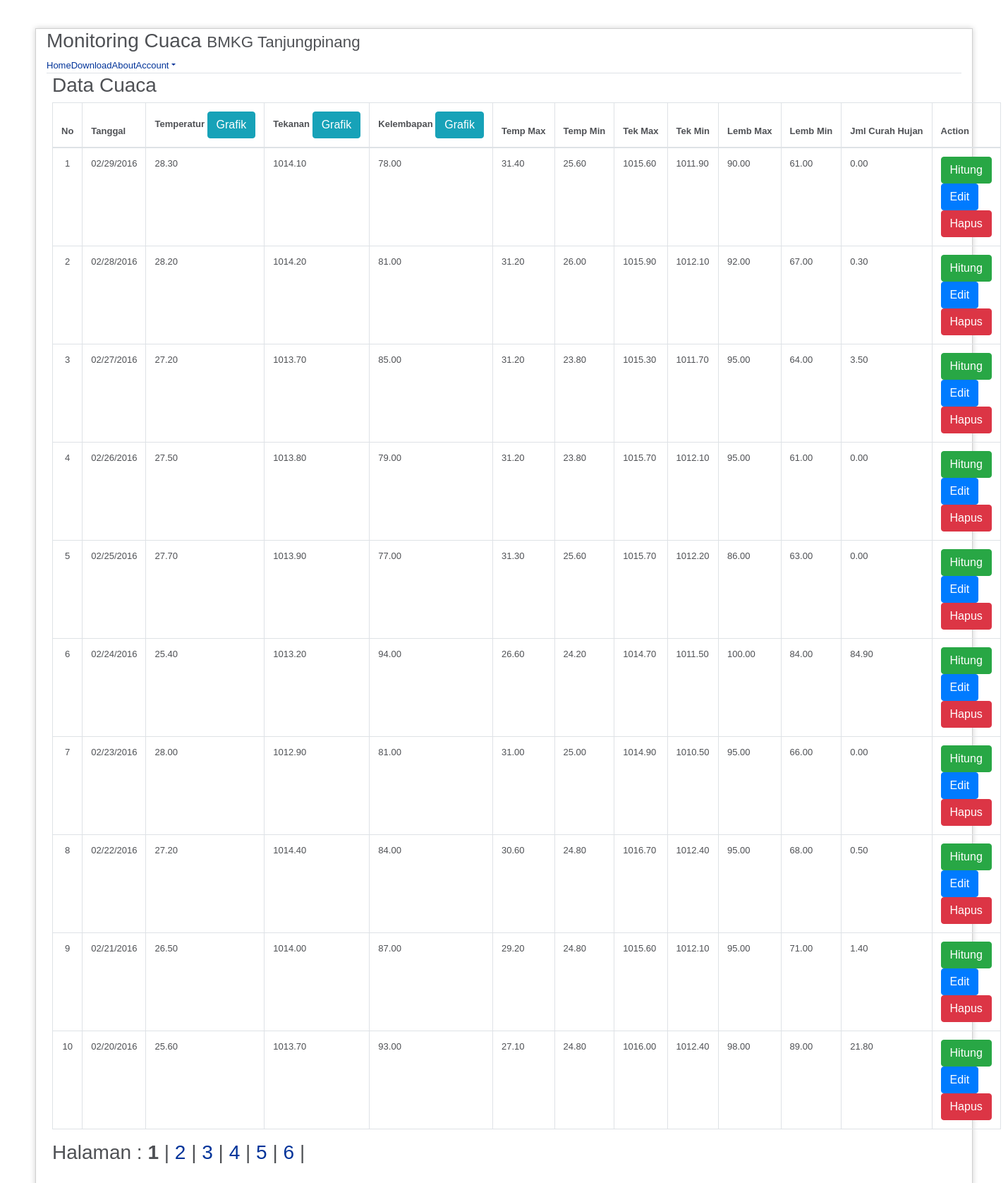
The page /datacuaca.php on the database its author committed.
### tables this page shows
CREATE TABLE IF NOT EXISTS `cuaca_harian` (
`id` int(11) NOT NULL,
  `tanggal` varchar(15) NOT NULL,
  `temperatur` decimal(15,2) NOT NULL,
  `tekanan` decimal(15,2) NOT NULL,
  `kelembapan` decimal(15,2) NOT NULL,
  `temp_max` decimal(15,2) NOT NULL,
  `temp_min` decimal(15,2) NOT NULL,
  `tek_max` decimal(15,2) NOT NULL,
  `tek_min` decimal(15,2) NOT NULL,
  `lemb_max` decimal(15,2) NOT NULL,
  `lemb_min` decimal(15,2) NOT NULL,
  `jumlah` decimal(15,2) NOT NULL
);

### datacuaca.php (the view, shortened to what this page needs)
<?php
$base_url = 'http://'.$_SERVER['HTTP_HOST'].'/monitoringcuaca/';
isset ($_GET['app']) ? $app = $_GET['app'] : $app = 'home';
?>
<!DOCTYPE html>
<html lang="en">
<head>
	<link href="<?php echo $base_url;?>asset/css/bootstrap.min.css" rel="stylesheet">
	<link href="<?php echo $base_url;?>asset/css/bootstrap-responsive.min.css" rel="stylesheet">
	<link href="<?php echo $base_url;?>asset/css/style.css" rel="stylesheet">
</head>
<body>
<div id="container">
	<div class="container-fluid">
		<div class="row-fluid">
			<div class="span12">
				<div class="page-header"><h3>Monitoring Cuaca <small> BMKG Tanjungpinang</small></h3></div>
				<ul class="nav nav-tabs">
					<li <?php echo $app=='home'?'class=""':'';?>><a href="index.php"><i class="icon-home"></i> Home</a></li>
					<li <?php echo $app=='download'?'class=""':'';?>><a href="index.php?app=download"><i class="icon-check"></i> Download</a></li>
					<li <?php echo $app=='about'?'class=""' :'';?>><a href="index.php?app=about"><i class="icon-thumbs-up"></i> About</a></li>
					<li class="dropdown pull-right">
						<?php if (isset($_SESSION['nama'])):?>
						<a href="#" data-toggle="dropdown" class="dropdown-toggle"><i class="icon-user"></i> <?php echo $_SESSION['nama'];?> <strong class="caret"></strong></a>
						<ul class="dropdown-menu">
							<li><a href="logout.php"><i class="icon-off"></i> Logout</a></li>
							<?php else:?>
						<a href="#" data-toggle="dropdown" class="dropdown-toggle"><i class="icon-user"></i> Account<strong class="caret"></strong></a>
							<?php endif;?>
					</li>
				</ul>
			</div>
		</div>
	</div>
<div id="content">
<h3>Data Cuaca</h3>
<div class="tab-content">
<table class="table table-bordered table-condensed table-hover">
	<thead>
		<tr class="nowrap">
			<th align="left">No</th>
			<th align="left">Tanggal</th>
			<th align="left">Temperatur <a href="<?php echo $base_url;?>grafik_temperatur.php" class="btn btn-info btn-mini" role="button">Grafik</a></th>
			<th align="left">Tekanan <a href="<?php echo $base_url;?>grafik_tekanan.php" class="btn btn-info btn-mini" role="button">Grafik</a></th>
			<th align="left">Kelembapan <a href="<?php echo $base_url;?>grafik_kelembapan.php" class="btn btn-info btn-mini" role="button">Grafik</a></th>
			<th align="left">Temp Max</th>
			<th align="left">Temp Min</th>
			<th align="left">Tek Max</th>
			<th align="left">Tek Min</th>
			<th align="left">Lemb Max</th>
			<th align="left">Lemb Min</th>
			<th align="left">Jml Curah Hujan</th>
			<th align="center">Action</th>
		</tr>
	</thead>
	<?php
	$batas=10;
	$halaman=$_GET['halaman'];
	$posisi=null;
	if(empty($halaman)){
		$posisi=0;
		$halaman=1;
	}else{
		$posisi=($halaman-1)* $batas;
	}
	$query = mysql_query("SELECT * FROM cuaca_harian ORDER BY id DESC limit $posisi, $batas") or die(mysql_error());
	if(mysql_num_rows($query) == 0){
		echo '<tr><td colspan="5">Tidak ada data!</td></tr>';
	}else{
		$no = 1;
		while($data = mysql_fetch_assoc($query)){
			echo '<tr>';
					echo '<td><center>'.$no.'</center></td>';
					echo '<td>'.$data['tanggal'].'</td>';
					echo '<td>'.$data['temperatur'].'</td>';
					echo '<td>'.$data['tekanan'].'</td>';
					echo '<td>'.$data['kelembapan'].'</td>';
					echo '<td>'.$data['temp_max'].'</td>';
					echo '<td>'.$data['temp_min'].'</td>';
					echo '<td>'.$data['tek_max'].'</td>';
					echo '<td>'.$data['tek_min'].'</td>';
					echo '<td>'.$data['lemb_max'].'</td>';
					echo '<td>'.$data['lemb_min'].'</td>';
					echo '<td>'.$data['jumlah'].'</td>';
					echo '<td>
								<a href="hitung.php?id='.$data['id'].'" type="button" class="btn btn-success btn-mini" >Hitung</a>
								<a href="edit.php?id='.$data['id'].'" type="button" class="btn btn-primary btn-mini">Edit</a>
							  	<a href="hapus.php?id='.$data['id'].'" onclick="return confirm(\'Yakin?\')" type="button" class="btn btn-danger btn-mini">Hapus</a>
						 </td>';
				echo '</tr>';
				$no++;
		}
	}
	?>
</table>
</div>
<nav aria-label="Page navigation example">
<ul class="pagination">
<h3>
<?php
$sql_paging = mysql_query("SELECT tanggal  FROM cuaca_harian");
      $jmldata = mysql_num_rows($sql_paging);
      $jumlah_halaman = ceil($jmldata / $batas);
      echo "Halaman :";
      for($i = 1; $i <= $jumlah_halaman; $i++)
        if($i != $halaman) {
          echo "<a href=datacuaca.php?halaman=$i>  $i  </a>  |  ";
        } else {
          echo "<b> $i</b> |";
        }
	  ?>
	  </ul>
    <br>

### asset/css/style.css (style rules this page uses)
body { background-color: #fff; margin: 40px; font: 13px/20px normal Helvetica, Arial, sans-serif; color: #4F5155; }
a { color: #003399; background-color: transparent; font-weight: normal; }
#content { margin: 0 22px 0 23px; }
#container { margin: 10px; border: 1px solid #D0D0D0; -webkit-box-shadow: 0 0 8px #D0D0D0; }
tr.nowrap { white-space:nowrap; }
td { white-space:inherit; }

### rows shown on the page
cuaca_harian: tanggal "02/29/2016", temperatur "28.30", tekanan "1014.10", kelembapan "78.00", temp_max "31.40", temp_min "25.60", tek_max "1015.60", tek_min "1011.90", lemb_max "90.00", lemb_min "61.00", jumlah "0.00"
cuaca_harian: tanggal "02/28/2016", temperatur "28.20", tekanan "1014.20", kelembapan "81.00", temp_max "31.20", temp_min "26.00", tek_max "1015.90", tek_min "1012.10", lemb_max "92.00", lemb_min "67.00", jumlah "0.30"
cuaca_harian: tanggal "02/27/2016", temperatur "27.20", tekanan "1013.70", kelembapan "85.00", temp_max "31.20", temp_min "23.80", tek_max "1015.30", tek_min "1011.70", lemb_max "95.00", lemb_min "64.00", jumlah "3.50"
cuaca_harian: tanggal "02/26/2016", temperatur "27.50", tekanan "1013.80", kelembapan "79.00", temp_max "31.20", temp_min "23.80", tek_max "1015.70", tek_min "1012.10", lemb_max "95.00", lemb_min "61.00", jumlah "0.00"
cuaca_harian: tanggal "02/25/2016", temperatur "27.70", tekanan "1013.90", kelembapan "77.00", temp_max "31.30", temp_min "25.60", tek_max "1015.70", tek_min "1012.20", lemb_max "86.00", lemb_min "63.00", jumlah "0.00"
cuaca_harian: tanggal "02/24/2016", temperatur "25.40", tekanan "1013.20", kelembapan "94.00", temp_max "26.60", temp_min "24.20", tek_max "1014.70", tek_min "1011.50", lemb_max "100.00", lemb_min "84.00", jumlah "84.90"
cuaca_harian: tanggal "02/23/2016", temperatur "28.00", tekanan "1012.90", kelembapan "81.00", temp_max "31.00", temp_min "25.00", tek_max "1014.90", tek_min "1010.50", lemb_max "95.00", lemb_min "66.00", jumlah "0.00"
cuaca_harian: tanggal "02/22/2016", temperatur "27.20", tekanan "1014.40", kelembapan "84.00", temp_max "30.60", temp_min "24.80", tek_max "1016.70", tek_min "1012.40", lemb_max "95.00", lemb_min "68.00", jumlah "0.50"
cuaca_harian: tanggal "02/21/2016", temperatur "26.50", tekanan "1014.00", kelembapan "87.00", temp_max "29.20", temp_min "24.80", tek_max "1015.60", tek_min "1012.10", lemb_max "95.00", lemb_min "71.00", jumlah "1.40"
cuaca_harian: tanggal "02/20/2016", temperatur "25.60", tekanan "1013.70", kelembapan "93.00", temp_max "27.10", temp_min "24.80", tek_max "1016.00", tek_min "1012.40", lemb_max "98.00", lemb_min "89.00", jumlah "21.80"
